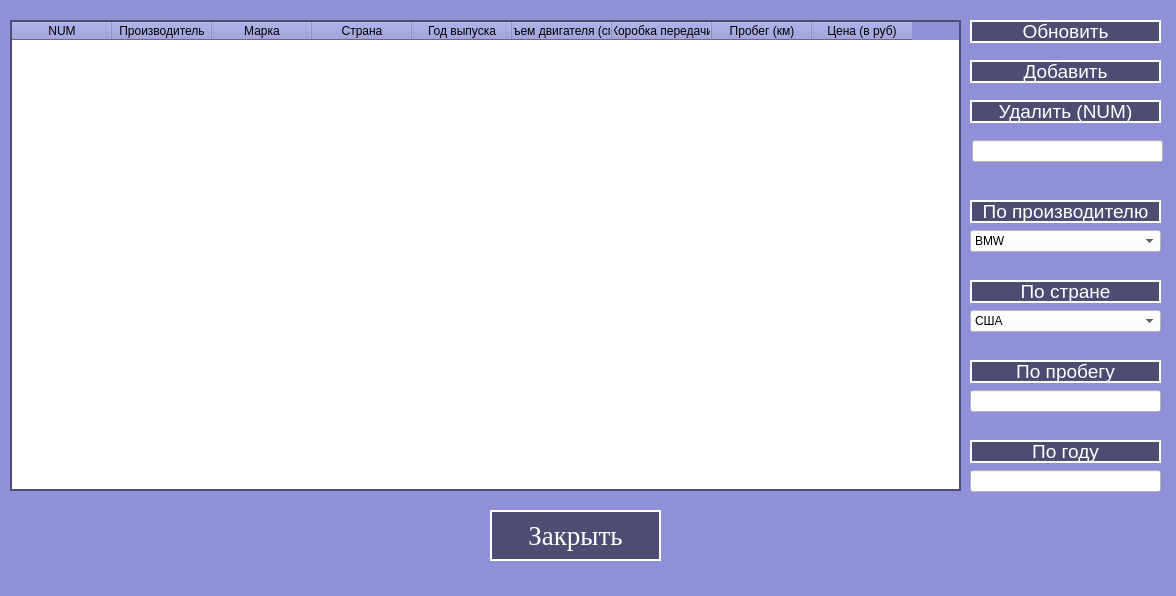
<?xml version="1.0" encoding="UTF-8"?>
<ui version="4.0">
 <class>MainWindow</class>
 <widget class="QMainWindow" name="MainWindow">
  <property name="geometry">
   <rect>
    <x>0</x>
    <y>0</y>
    <width>1176</width>
    <height>596</height>
   </rect>
  </property>
  <property name="maximumSize">
   <size>
    <width>2000</width>
    <height>2000</height>
   </size>
  </property>
  <property name="windowTitle">
   <string>Cars Table</string>
  </property>
  <property name="styleSheet">
   <string notr="true">background-color: rgb(144, 144, 216);</string>
  </property>
  <widget class="QWidget" name="centralwidget">
   <widget class="QTableWidget" name="tableWidget">
    <property name="geometry">
     <rect>
      <x>10</x>
      <y>20</y>
      <width>951</width>
      <height>471</height>
     </rect>
    </property>
    <property name="styleSheet">
     <string notr="true">QTableWidget
{
	border: 2px solid rgb(77, 77, 115);
	background-color: rgb(255, 255, 255);
}</string>
    </property>
    <property name="verticalScrollBarPolicy">
     <enum>Qt::ScrollBarAsNeeded</enum>
    </property>
    <property name="horizontalScrollBarPolicy">
     <enum>Qt::ScrollBarAlwaysOff</enum>
    </property>
    <property name="selectionMode">
     <enum>QAbstractItemView::ExtendedSelection</enum>
    </property>
    <column>
     <property name="text">
      <string>NUM</string>
     </property>
    </column>
    <column>
     <property name="text">
      <string>Производитель</string>
     </property>
    </column>
    <column>
     <property name="text">
      <string>Марка</string>
     </property>
    </column>
    <column>
     <property name="text">
      <string>Страна</string>
     </property>
    </column>
    <column>
     <property name="text">
      <string>Год выпуска</string>
     </property>
    </column>
    <column>
     <property name="text">
      <string>Объем двигателя (см3)</string>
     </property>
    </column>
    <column>
     <property name="text">
      <string>Коробка передачи</string>
     </property>
    </column>
    <column>
     <property name="text">
      <string>Пробег (км)</string>
     </property>
    </column>
    <column>
     <property name="text">
      <string>Цена (в руб)</string>
     </property>
    </column>
   </widget>
   <widget class="QPushButton" name="add_button">
    <property name="geometry">
     <rect>
      <x>970</x>
      <y>60</y>
      <width>191</width>
      <height>23</height>
     </rect>
    </property>
    <property name="font">
     <font>
      <pointsize>14</pointsize>
     </font>
    </property>
    <property name="styleSheet">
     <string notr="true">QPushButton
{
	background-color: rgb(77, 77, 115);
	border: 2px solid white;
	color: white
}
QPushButton:pressed
{
	background-color: rgb(200, 200, 0);
}</string>
    </property>
    <property name="text">
     <string>Добавить</string>
    </property>
   </widget>
   <widget class="QPushButton" name="delete_button">
    <property name="geometry">
     <rect>
      <x>970</x>
      <y>100</y>
      <width>191</width>
      <height>23</height>
     </rect>
    </property>
    <property name="font">
     <font>
      <pointsize>14</pointsize>
     </font>
    </property>
    <property name="styleSheet">
     <string notr="true">QPushButton
{
	background-color: rgb(77, 77, 115);
	border: 2px solid white;
	color: white
}
QPushButton:pressed
{
	background-color: rgb(200, 200, 0);
}</string>
    </property>
    <property name="text">
     <string>Удалить (NUM)</string>
    </property>
   </widget>
   <widget class="QPushButton" name="reload_button">
    <property name="geometry">
     <rect>
      <x>970</x>
      <y>20</y>
      <width>191</width>
      <height>23</height>
     </rect>
    </property>
    <property name="font">
     <font>
      <pointsize>14</pointsize>
     </font>
    </property>
    <property name="styleSheet">
     <string notr="true">QPushButton
{
	background-color: rgb(77, 77, 115);
	border: 2px solid white;
	color: white
}
QPushButton:pressed
{
	background-color: rgb(200, 200, 0);
}</string>
    </property>
    <property name="text">
     <string>Обновить</string>
    </property>
   </widget>
   <widget class="QComboBox" name="comboBox_creator">
    <property name="geometry">
     <rect>
      <x>970</x>
      <y>230</y>
      <width>191</width>
      <height>22</height>
     </rect>
    </property>
    <property name="styleSheet">
     <string notr="true">background-color: rgb(255, 255, 255);</string>
    </property>
    <item>
     <property name="text">
      <string>BMW</string>
     </property>
    </item>
    <item>
     <property name="text">
      <string>VAG</string>
     </property>
    </item>
    <item>
     <property name="text">
      <string>Toyota</string>
     </property>
    </item>
    <item>
     <property name="text">
      <string>Honda</string>
     </property>
    </item>
    <item>
     <property name="text">
      <string>Renault</string>
     </property>
    </item>
    <item>
     <property name="text">
      <string>Nissan</string>
     </property>
    </item>
    <item>
     <property name="text">
      <string>Mitsubishi</string>
     </property>
    </item>
    <item>
     <property name="text">
      <string>Ford</string>
     </property>
    </item>
   </widget>
   <widget class="QComboBox" name="comboBox_country">
    <property name="geometry">
     <rect>
      <x>970</x>
      <y>310</y>
      <width>191</width>
      <height>22</height>
     </rect>
    </property>
    <property name="styleSheet">
     <string notr="true">background-color: rgb(255, 255, 255);</string>
    </property>
    <item>
     <property name="text">
      <string>США</string>
     </property>
    </item>
    <item>
     <property name="text">
      <string>Россия</string>
     </property>
    </item>
    <item>
     <property name="text">
      <string>Германия</string>
     </property>
    </item>
    <item>
     <property name="text">
      <string>Франция</string>
     </property>
    </item>
    <item>
     <property name="text">
      <string>Италия</string>
     </property>
    </item>
    <item>
     <property name="text">
      <string>Испания</string>
     </property>
    </item>
    <item>
     <property name="text">
      <string>Польша</string>
     </property>
    </item>
   </widget>
   <widget class="QLineEdit" name="lineEdit_probeg">
    <property name="geometry">
     <rect>
      <x>970</x>
      <y>390</y>
      <width>191</width>
      <height>22</height>
     </rect>
    </property>
    <property name="styleSheet">
     <string notr="true">background-color: rgb(255, 255, 255);</string>
    </property>
   </widget>
   <widget class="QLineEdit" name="lineEdit_year">
    <property name="geometry">
     <rect>
      <x>970</x>
      <y>470</y>
      <width>191</width>
      <height>22</height>
     </rect>
    </property>
    <property name="styleSheet">
     <string notr="true">background-color: rgb(255, 255, 255);</string>
    </property>
   </widget>
   <widget class="QPushButton" name="cancel_button">
    <property name="geometry">
     <rect>
      <x>490</x>
      <y>510</y>
      <width>171</width>
      <height>51</height>
     </rect>
    </property>
    <property name="font">
     <font>
      <family>Times New Roman</family>
      <pointsize>20</pointsize>
     </font>
    </property>
    <property name="styleSheet">
     <string notr="true">QPushButton
{
	background-color: rgb(77, 77, 115);
	border: 2px solid white;
	color: white
}
QPushButton:pressed
{
	background-color: rgb(200, 200, 0);
}</string>
    </property>
    <property name="text">
     <string>Закрыть</string>
    </property>
   </widget>
   <widget class="QPushButton" name="creator_button">
    <property name="geometry">
     <rect>
      <x>970</x>
      <y>200</y>
      <width>191</width>
      <height>23</height>
     </rect>
    </property>
    <property name="font">
     <font>
      <pointsize>14</pointsize>
     </font>
    </property>
    <property name="styleSheet">
     <string notr="true">QPushButton
{
	background-color: rgb(77, 77, 115);
	border: 2px solid white;
	color: white
}
QPushButton:pressed
{
	background-color: rgb(200, 200, 0);
}</string>
    </property>
    <property name="text">
     <string>По производителю</string>
    </property>
   </widget>
   <widget class="QPushButton" name="country_button">
    <property name="geometry">
     <rect>
      <x>970</x>
      <y>280</y>
      <width>191</width>
      <height>23</height>
     </rect>
    </property>
    <property name="font">
     <font>
      <pointsize>14</pointsize>
     </font>
    </property>
    <property name="styleSheet">
     <string notr="true">QPushButton
{
	background-color: rgb(77, 77, 115);
	border: 2px solid white;
	color: white
}
QPushButton:pressed
{
	background-color: rgb(200, 200, 0);
}</string>
    </property>
    <property name="text">
     <string>По стране</string>
    </property>
   </widget>
   <widget class="QPushButton" name="probeg_button">
    <property name="geometry">
     <rect>
      <x>970</x>
      <y>360</y>
      <width>191</width>
      <height>23</height>
     </rect>
    </property>
    <property name="font">
     <font>
      <pointsize>14</pointsize>
     </font>
    </property>
    <property name="styleSheet">
     <string notr="true">QPushButton
{
	background-color: rgb(77, 77, 115);
	border: 2px solid white;
	color: white
}
QPushButton:pressed
{
	background-color: rgb(200, 200, 0);
}</string>
    </property>
    <property name="text">
     <string>По пробегу</string>
    </property>
   </widget>
   <widget class="QPushButton" name="year_button">
    <property name="geometry">
     <rect>
      <x>970</x>
      <y>440</y>
      <width>191</width>
      <height>23</height>
     </rect>
    </property>
    <property name="font">
     <font>
      <pointsize>14</pointsize>
     </font>
    </property>
    <property name="styleSheet">
     <string notr="true">QPushButton
{
	background-color: rgb(77, 77, 115);
	border: 2px solid white;
	color: white
}
QPushButton:pressed
{
	background-color: rgb(200, 200, 0);
}</string>
    </property>
    <property name="text">
     <string>По году</string>
    </property>
   </widget>
   <widget class="QLineEdit" name="lineEdit">
    <property name="geometry">
     <rect>
      <x>972</x>
      <y>140</y>
      <width>191</width>
      <height>22</height>
     </rect>
    </property>
    <property name="styleSheet">
     <string notr="true">background-color: rgb(255, 255, 255);</string>
    </property>
   </widget>
  </widget>
  <widget class="QStatusBar" name="statusbar"/>
 </widget>
 <resources/>
 <connections/>
</ui>
